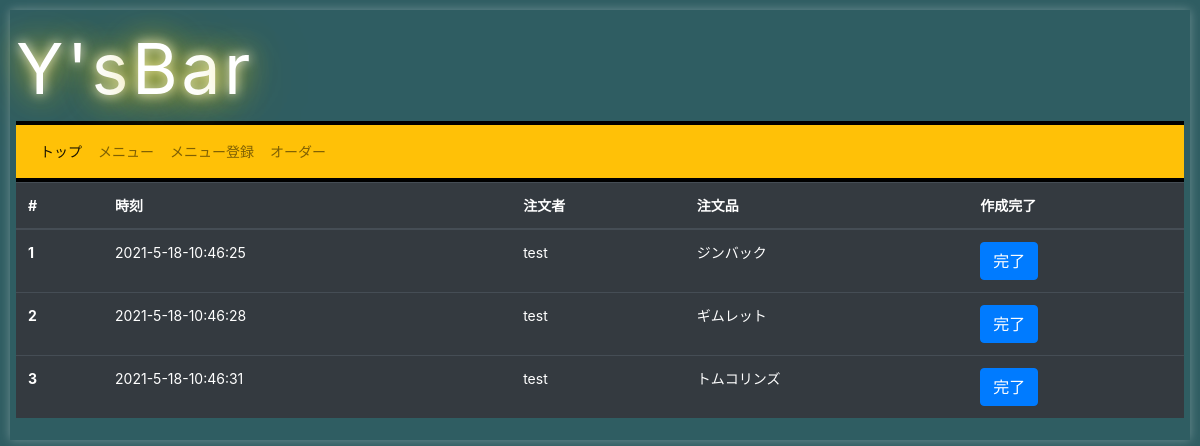
Before: /order with the older database file.
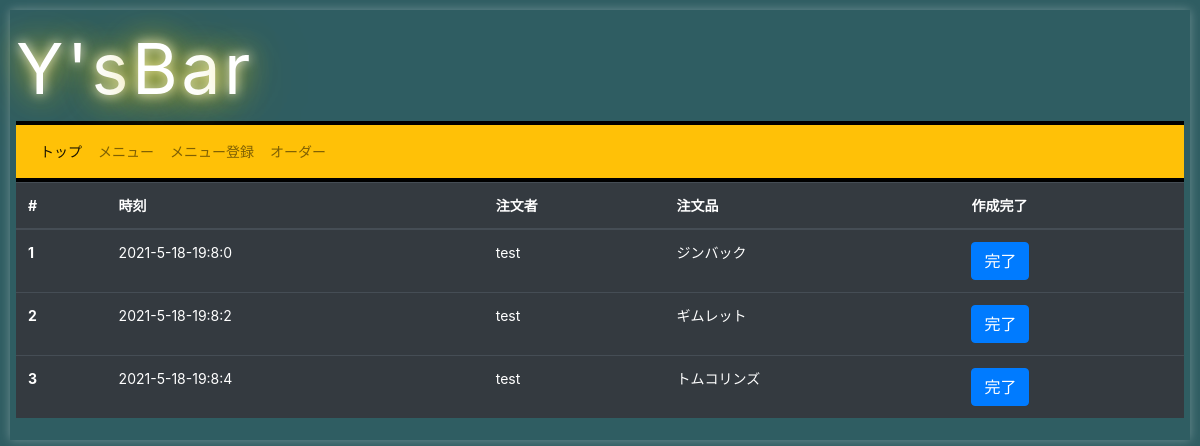
After: the same page with the newer database file.
### app.py (models this page shows)
class Order(Base):
    __tablename__ = 'order'
    id = Column(Integer,primary_key=True,autoincrement=True,nullable=False,unique=True)
    date = Column(String(100),nullable=False)
    user = Column(String(100),nullable=False)
    menu = Column(String(100),nullable=False)

### app.py (the view)
@app.route('/order',methods=['GET'])
def order_get():
    session = sessionmaker(bind=engine)()#db用のsessionの作成
    data = session.query(Order).all()
    return render_template('order.html',title="オーダー",data=data)

### app.py (called while the page is built)
@app.context_processor
def add_staticfile():
    def staticfile_cp(fname):
        path = os.path.join(app.root_path, 'static', fname)
        mtime =  str(int(os.stat(path).st_mtime))
        return '/static/' + fname + '?v=' + str(mtime)
    return dict(staticfile=staticfile_cp)

### templates/order.html (shortened to what this page needs)
{% extends 'base.html' %}
{% block content %}
<div class="content">
    <table class="table table-hover table-dark">
        <thead>
          <tr>
            <th scope="col">#</th>
            <th scope="col">時刻</th>
            <th scope="col">注文者</th>
            <th scope="col">注文品</th>
            <th scope="col">作成完了</th>
          </tr>
        </thead>
        <tbody>
            {% for item in data%}
            <tr>
                <th scope="row">{{item.id}}</th>
                <td>{{item.date}}</td>
                <td>{{item.user}}</td>
                <td>{{item.menu}}</td>
                <td><button class='btn_finish btn btn-primary' id='{{item.id}}'>完了</button></td>
            </tr>
            {% endfor %}
        </tbody>
      </table>
</div>
{% endblock %}

### templates/base.html (shortened to what this page needs)
<!DOCTYPE html>
<html lang="ja">
<head>
    <link rel="stylesheet" href="https://stackpath.bootstrapcdn.com/bootstrap/4.5.0/css/bootstrap.min.css">
    <link rel="stylesheet" href="{{ staticfile('style.css')}}">
</head>
<body>
    <div class="container">
    <header>
        <a href="/">
          <div class="neon">Y's<span>Ba</span>r</div>
        </a>
        <hr>
        <nav class="navbar navbar-expand-lg navbar-light bg-warning sticky-top">
            <div class="collapse navbar-collapse" id="navbarToggler">
              <ul class="navbar-nav mr-auto mt-2 mt-lg-0">
                <li class="nav-item active">
                  <a class="nav-link" href="/">トップ</a>
                </li>
                <li class="nav-item">
                  <a class="nav-link" href="/menu">メニュー</a>
                </li>
                <li class="nav-item">
                  <a class="nav-link" href="/resister">メニュー登録</a>
                </li>
                <li class="nav-item">
                  <a class="nav-link" href="/order">オーダー</a>
                </li>
              </ul>
            </div>
          </nav>
        <hr>
    </header>
    {% block content %}{% endblock %}
    </div>
    <script src="https://cdn.jsdelivr.net/npm/bootstrap@4.5.3/dist/js/bootstrap.bundle.min.js"></script></body>
</html>

### static/style.css (style rules this page uses)
body { background-color: #2f5d62; padding: 10px; font-size: 14px; color: #ffb037; }
.container { max-width: 1200px; box-shadow: 0 0 10px rgba(255, 255, 255, 0.3); margin: 0 auto; padding: 6px; }
hr { border-width: 4px; border-color: rgb(0, 0, 0); margin: 0; }
.neon { display: inline-block; color: #fff; letter-spacing: .05em; font-size: 5em; text-shadow: 0 1px 30px #fbe416, 0 0 12px #fff, 2px 5px 60px #998b0a; }
.neon > span { -webkit-animation: blink 3s infinite alternate; animation: blink 3s infinite alternate; }

Changed rows visible on the page:
changed Order "ジンバック": date "2021-5-18-10:46:25" → "2021-5-18-19:8:0"
changed Order "ギムレット": date "2021-5-18-10:46:28" → "2021-5-18-19:8:2"
changed Order "トムコリンズ": date "2021-5-18-10:46:31" → "2021-5-18-19:8:4"
